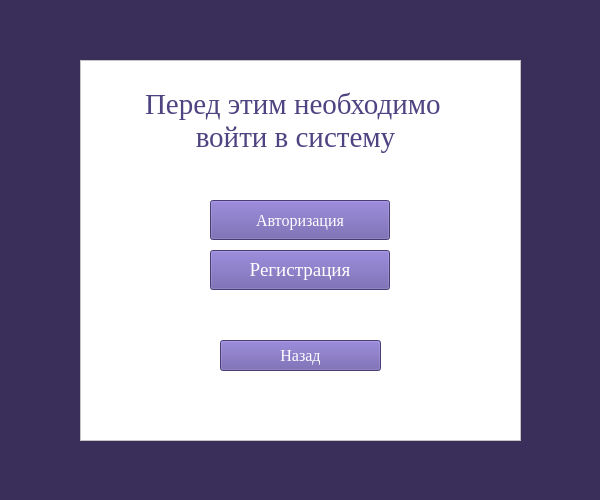
    <widget class="QWidget" name="goToSys">
     <property name="sizePolicy">
      <sizepolicy hsizetype="Fixed" vsizetype="Fixed">
       <horstretch>0</horstretch>
       <verstretch>0</verstretch>
      </sizepolicy>
     </property>
     <property name="minimumSize">
      <size>
       <width>600</width>
       <height>500</height>
      </size>
     </property>
     <property name="maximumSize">
      <size>
       <width>600</width>
       <height>500</height>
      </size>
     </property>
     <property name="styleSheet">
      <string notr="true">background-color: rgb(57, 47, 90);</string>
     </property>
     <widget class="QFrame" name="frame_5">
      <property name="geometry">
       <rect>
        <x>80</x>
        <y>60</y>
        <width>441</width>
        <height>381</height>
       </rect>
      </property>
      <property name="styleSheet">
       <string notr="true">background-color: rgb(255, 255, 255);</string>
      </property>
      <property name="frameShape">
       <enum>QFrame::StyledPanel</enum>
      </property>
      <property name="frameShadow">
       <enum>QFrame::Raised</enum>
      </property>
      <widget class="QLabel" name="RequireLabel">
       <property name="geometry">
        <rect>
         <x>65</x>
         <y>20</y>
         <width>311</width>
         <height>81</height>
        </rect>
       </property>
       <property name="font">
        <font>
         <family>Times New Roman</family>
         <pointsize>22</pointsize>
         <weight>50</weight>
         <bold>false</bold>
        </font>
       </property>
       <property name="styleSheet">
        <string notr="true">color: rgb(80, 67, 129);</string>
       </property>
       <property name="text">
        <string>Перед этим необходимо 
       войти в систему</string>
       </property>
      </widget>
      <widget class="QPushButton" name="chooseInBtn">
       <property name="geometry">
        <rect>
         <x>130</x>
         <y>140</y>
         <width>180</width>
         <height>40</height>
        </rect>
       </property>
       <property name="font">
        <font>
         <family>Times New Roman</family>
         <pointsize>12</pointsize>
        </font>
       </property>
       <property name="styleSheet">
        <string notr="true">background-color: rgb(102, 86, 166);
color: rgb(255, 255, 255);</string>
       </property>
       <property name="text">
        <string>Авторизация</string>
       </property>
      </widget>
      <widget class="QPushButton" name="chooseUpBtn">
       <property name="geometry">
        <rect>
         <x>130</x>
         <y>190</y>
         <width>180</width>
         <height>40</height>
        </rect>
       </property>
       <property name="font">
        <font>
         <family>Times New Roman</family>
         <pointsize>14</pointsize>
        </font>
       </property>
       <property name="styleSheet">
        <string notr="true">background-color: rgb(102, 86, 166);
color: rgb(255, 255, 255);</string>
       </property>
       <property name="text">
        <string>Регистрация</string>
       </property>
      </widget>
      <widget class="QPushButton" name="goBackBtn_4">
       <property name="geometry">
        <rect>
         <x>140</x>
         <y>280</y>
         <width>161</width>
         <height>31</height>
        </rect>
       </property>
       <property name="font">
        <font>
         <family>Times New Roman</family>
         <pointsize>12</pointsize>
        </font>
       </property>
       <property name="styleSheet">
        <string notr="true">background-color: rgb(102, 86, 166);
color: rgb(255, 255, 255);</string>
       </property>
       <property name="text">
        <string>Назад</string>
       </property>
      </widget>
     </widget>
    </widget>
